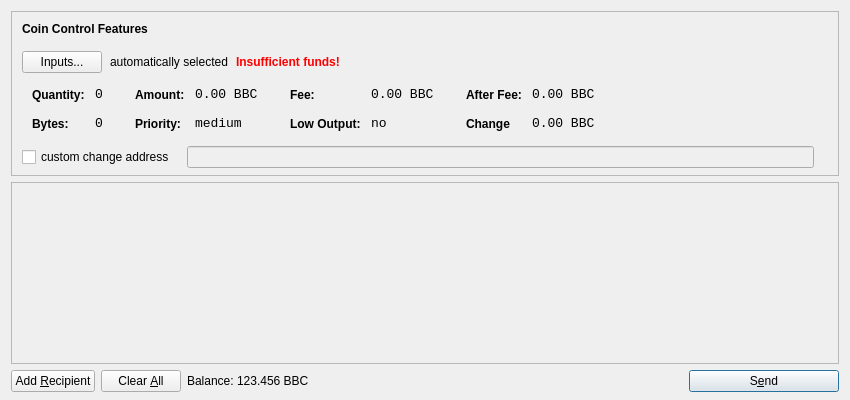
<?xml version="1.0" encoding="UTF-8"?>
<ui version="4.0">
 <class>SendCoinsDialog</class>
 <widget class="QDialog" name="SendCoinsDialog">
  <property name="geometry">
   <rect>
    <x>0</x>
    <y>0</y>
    <width>850</width>
    <height>400</height>
   </rect>
  </property>
  <property name="windowTitle">
   <string>Send Coins</string>
  </property>
  <layout class="QVBoxLayout" name="verticalLayout" stretch="0,1,0">
   <property name="bottomMargin">
    <number>8</number>
   </property>
   <item>
    <widget class="QFrame" name="frameCoinControl">
     <property name="sizePolicy">
      <sizepolicy hsizetype="Expanding" vsizetype="Expanding">
       <horstretch>0</horstretch>
       <verstretch>0</verstretch>
      </sizepolicy>
     </property>
     <property name="maximumSize">
      <size>
       <width>16777215</width>
       <height>16777215</height>
      </size>
     </property>
     <property name="frameShape">
      <enum>QFrame::StyledPanel</enum>
     </property>
     <property name="frameShadow">
      <enum>QFrame::Sunken</enum>
     </property>
     <layout class="QVBoxLayout" name="verticalLayoutCoinControl2">
      <property name="spacing">
       <number>-1</number>
      </property>
      <property name="leftMargin">
       <number>0</number>
      </property>
      <property name="topMargin">
       <number>0</number>
      </property>
      <property name="rightMargin">
       <number>0</number>
      </property>
      <property name="bottomMargin">
       <number>6</number>
      </property>
      <item>
       <layout class="QVBoxLayout" name="verticalLayoutCoinControl" stretch="0,0,0,0,1">
        <property name="spacing">
         <number>0</number>
        </property>
        <property name="leftMargin">
         <number>10</number>
        </property>
        <property name="topMargin">
         <number>10</number>
        </property>
        <item>
         <layout class="QHBoxLayout" name="horizontalLayoutCoinControl1">
          <property name="bottomMargin">
           <number>15</number>
          </property>
          <item>
           <widget class="QLabel" name="labelCoinControlFeatures">
            <property name="sizePolicy">
             <sizepolicy hsizetype="Preferred" vsizetype="Maximum">
              <horstretch>0</horstretch>
              <verstretch>0</verstretch>
             </sizepolicy>
            </property>
            <property name="font">
             <font>
              <weight>75</weight>
              <bold>true</bold>
             </font>
            </property>
            <property name="styleSheet">
             <string notr="true">font-weight:bold;</string>
            </property>
            <property name="text">
             <string>Coin Control Features</string>
            </property>
           </widget>
          </item>
         </layout>
        </item>
        <item>
         <layout class="QHBoxLayout" name="horizontalLayoutCoinControl2" stretch="0,0,0,0">
          <property name="spacing">
           <number>8</number>
          </property>
          <property name="bottomMargin">
           <number>10</number>
          </property>
          <item>
           <widget class="QPushButton" name="pushButtonCoinControl">
            <property name="styleSheet">
             <string notr="true"/>
            </property>
            <property name="text">
             <string>Inputs...</string>
            </property>
           </widget>
          </item>
          <item>
           <widget class="QLabel" name="labelCoinControlAutomaticallySelected">
            <property name="text">
             <string>automatically selected</string>
            </property>
            <property name="margin">
             <number>5</number>
            </property>
           </widget>
          </item>
          <item>
           <widget class="QLabel" name="labelCoinControlInsuffFunds">
            <property name="font">
             <font>
              <weight>75</weight>
              <bold>true</bold>
             </font>
            </property>
            <property name="styleSheet">
             <string notr="true">color:red;font-weight:bold;</string>
            </property>
            <property name="text">
             <string>Insufficient funds!</string>
            </property>
            <property name="margin">
             <number>5</number>
            </property>
           </widget>
          </item>
          <item>
           <spacer name="horizontalSpacerCoinControl">
            <property name="orientation">
             <enum>Qt::Horizontal</enum>
            </property>
            <property name="sizeHint" stdset="0">
             <size>
              <width>40</width>
              <height>1</height>
             </size>
            </property>
           </spacer>
          </item>
         </layout>
        </item>
        <item>
         <widget class="QWidget" name="widgetCoinControl" native="true">
          <property name="sizePolicy">
           <sizepolicy hsizetype="Preferred" vsizetype="Preferred">
            <horstretch>0</horstretch>
            <verstretch>0</verstretch>
           </sizepolicy>
          </property>
          <property name="minimumSize">
           <size>
            <width>0</width>
            <height>0</height>
           </size>
          </property>
          <property name="styleSheet">
           <string notr="true"/>
          </property>
          <layout class="QHBoxLayout" name="horizontalLayoutCoinControl5">
           <property name="margin">
            <number>0</number>
           </property>
           <item>
            <layout class="QHBoxLayout" name="horizontalLayoutCoinControl3" stretch="0,0,0,1">
             <property name="spacing">
              <number>20</number>
             </property>
             <property name="topMargin">
              <number>0</number>
             </property>
             <property name="bottomMargin">
              <number>10</number>
             </property>
             <item>
              <layout class="QFormLayout" name="formLayoutCoinControl1">
               <property name="horizontalSpacing">
                <number>10</number>
               </property>
               <property name="verticalSpacing">
                <number>14</number>
               </property>
               <property name="leftMargin">
                <number>10</number>
               </property>
               <property name="topMargin">
                <number>4</number>
               </property>
               <property name="rightMargin">
                <number>6</number>
               </property>
               <item row="0" column="0">
                <widget class="QLabel" name="labelCoinControlQuantityText">
                 <property name="styleSheet">
                  <string notr="true">font-weight:bold;</string>
                 </property>
                 <property name="text">
                  <string>Quantity:</string>
                 </property>
                 <property name="margin">
                  <number>0</number>
                 </property>
                </widget>
               </item>
               <item row="0" column="1">
                <widget class="QLabel" name="labelCoinControlQuantity">
                 <property name="font">
                  <font>
                   <family>Monospace</family>
                   <pointsize>10</pointsize>
                  </font>
                 </property>
                 <property name="cursor">
                  <cursorShape>IBeamCursor</cursorShape>
                 </property>
                 <property name="contextMenuPolicy">
                  <enum>Qt::ActionsContextMenu</enum>
                 </property>
                 <property name="text">
                  <string>0</string>
                 </property>
                 <property name="margin">
                  <number>0</number>
                 </property>
                 <property name="textInteractionFlags">
                  <set>Qt::LinksAccessibleByMouse|Qt::TextSelectableByKeyboard|Qt::TextSelectableByMouse</set>
                 </property>
                </widget>
               </item>
               <item row="1" column="0">
                <widget class="QLabel" name="labelCoinControlBytesText">
                 <property name="styleSheet">
                  <string notr="true">font-weight:bold;</string>
                 </property>
                 <property name="text">
                  <string>Bytes:</string>
                 </property>
                </widget>
               </item>
               <item row="1" column="1">
                <widget class="QLabel" name="labelCoinControlBytes">
                 <property name="font">
                  <font>
                   <family>Monospace</family>
                   <pointsize>10</pointsize>
                  </font>
                 </property>
                 <property name="cursor">
                  <cursorShape>IBeamCursor</cursorShape>
                 </property>
                 <property name="contextMenuPolicy">
                  <enum>Qt::ActionsContextMenu</enum>
                 </property>
                 <property name="text">
                  <string>0</string>
                 </property>
                 <property name="textInteractionFlags">
                  <set>Qt::LinksAccessibleByMouse|Qt::TextSelectableByKeyboard|Qt::TextSelectableByMouse</set>
                 </property>
                </widget>
               </item>
              </layout>
             </item>
             <item>
              <layout class="QFormLayout" name="formLayoutCoinControl2">
               <property name="horizontalSpacing">
                <number>10</number>
               </property>
               <property name="verticalSpacing">
                <number>14</number>
               </property>
               <property name="leftMargin">
                <number>6</number>
               </property>
               <property name="topMargin">
                <number>4</number>
               </property>
               <property name="rightMargin">
                <number>6</number>
               </property>
               <item row="0" column="0">
                <widget class="QLabel" name="labelCoinControlAmountText">
                 <property name="styleSheet">
                  <string notr="true">font-weight:bold;</string>
                 </property>
                 <property name="text">
                  <string>Amount:</string>
                 </property>
                 <property name="margin">
                  <number>0</number>
                 </property>
                </widget>
               </item>
               <item row="0" column="1">
                <widget class="QLabel" name="labelCoinControlAmount">
                 <property name="font">
                  <font>
                   <family>Monospace</family>
                   <pointsize>10</pointsize>
                  </font>
                 </property>
                 <property name="cursor">
                  <cursorShape>IBeamCursor</cursorShape>
                 </property>
                 <property name="contextMenuPolicy">
                  <enum>Qt::ActionsContextMenu</enum>
                 </property>
                 <property name="text">
                  <string>0.00 BBC</string>
                 </property>
                 <property name="textInteractionFlags">
                  <set>Qt::LinksAccessibleByMouse|Qt::TextSelectableByKeyboard|Qt::TextSelectableByMouse</set>
                 </property>
                </widget>
               </item>
               <item row="1" column="0">
                <widget class="QLabel" name="labelCoinControlPriorityText">
                 <property name="styleSheet">
                  <string notr="true">font-weight:bold;</string>
                 </property>
                 <property name="text">
                  <string>Priority:</string>
                 </property>
                </widget>
               </item>
               <item row="1" column="1">
                <widget class="QLabel" name="labelCoinControlPriority">
                 <property name="font">
                  <font>
                   <family>Monospace</family>
                   <pointsize>10</pointsize>
                  </font>
                 </property>
                 <property name="cursor">
                  <cursorShape>IBeamCursor</cursorShape>
                 </property>
                 <property name="contextMenuPolicy">
                  <enum>Qt::ActionsContextMenu</enum>
                 </property>
                 <property name="text">
                  <string>medium</string>
                 </property>
                 <property name="textInteractionFlags">
                  <set>Qt::LinksAccessibleByMouse|Qt::TextSelectableByKeyboard|Qt::TextSelectableByMouse</set>
                 </property>
                </widget>
               </item>
              </layout>
             </item>
             <item>
              <layout class="QFormLayout" name="formLayoutCoinControl3">
               <property name="horizontalSpacing">
                <number>10</number>
               </property>
               <property name="verticalSpacing">
                <number>14</number>
               </property>
               <property name="leftMargin">
                <number>6</number>
               </property>
               <property name="topMargin">
                <number>4</number>
               </property>
               <property name="rightMargin">
                <number>6</number>
               </property>
               <item row="0" column="0">
                <widget class="QLabel" name="labelCoinControlFeeText">
                 <property name="styleSheet">
                  <string notr="true">font-weight:bold;</string>
                 </property>
                 <property name="text">
                  <string>Fee:</string>
                 </property>
                 <property name="margin">
                  <number>0</number>
                 </property>
                </widget>
               </item>
               <item row="0" column="1">
                <widget class="QLabel" name="labelCoinControlFee">
                 <property name="font">
                  <font>
                   <family>Monospace</family>
                   <pointsize>10</pointsize>
                  </font>
                 </property>
                 <property name="cursor">
                  <cursorShape>IBeamCursor</cursorShape>
                 </property>
                 <property name="contextMenuPolicy">
                  <enum>Qt::ActionsContextMenu</enum>
                 </property>
                 <property name="text">
                  <string>0.00 BBC</string>
                 </property>
                 <property name="textInteractionFlags">
                  <set>Qt::LinksAccessibleByMouse|Qt::TextSelectableByKeyboard|Qt::TextSelectableByMouse</set>
                 </property>
                </widget>
               </item>
               <item row="1" column="0">
                <widget class="QLabel" name="labelCoinControlLowOutputText">
                 <property name="styleSheet">
                  <string notr="true">font-weight:bold;</string>
                 </property>
                 <property name="text">
                  <string>Low Output:</string>
                 </property>
                </widget>
               </item>
               <item row="1" column="1">
                <widget class="QLabel" name="labelCoinControlLowOutput">
                 <property name="font">
                  <font>
                   <family>Monospace</family>
                   <pointsize>10</pointsize>
                  </font>
                 </property>
                 <property name="cursor">
                  <cursorShape>IBeamCursor</cursorShape>
                 </property>
                 <property name="contextMenuPolicy">
                  <enum>Qt::ActionsContextMenu</enum>
                 </property>
                 <property name="text">
                  <string>no</string>
                 </property>
                 <property name="textInteractionFlags">
                  <set>Qt::LinksAccessibleByMouse|Qt::TextSelectableByKeyboard|Qt::TextSelectableByMouse</set>
                 </property>
                </widget>
               </item>
              </layout>
             </item>
             <item>
              <layout class="QFormLayout" name="formLayoutCoinControl4">
               <property name="horizontalSpacing">
                <number>10</number>
               </property>
               <property name="verticalSpacing">
                <number>14</number>
               </property>
               <property name="leftMargin">
                <number>6</number>
               </property>
               <property name="topMargin">
                <number>4</number>
               </property>
               <property name="rightMargin">
                <number>6</number>
               </property>
               <item row="0" column="0">
                <widget class="QLabel" name="labelCoinControlAfterFeeText">
                 <property name="styleSheet">
                  <string notr="true">font-weight:bold;</string>
                 </property>
                 <property name="text">
                  <string>After Fee:</string>
                 </property>
                 <property name="margin">
                  <number>0</number>
                 </property>
                </widget>
               </item>
               <item row="0" column="1">
                <widget class="QLabel" name="labelCoinControlAfterFee">
                 <property name="font">
                  <font>
                   <family>Monospace</family>
                   <pointsize>10</pointsize>
                  </font>
                 </property>
                 <property name="cursor">
                  <cursorShape>IBeamCursor</cursorShape>
                 </property>
                 <property name="contextMenuPolicy">
                  <enum>Qt::ActionsContextMenu</enum>
                 </property>
                 <property name="text">
                  <string>0.00 BBC</string>
                 </property>
                 <property name="textInteractionFlags">
                  <set>Qt::LinksAccessibleByMouse|Qt::TextSelectableByKeyboard|Qt::TextSelectableByMouse</set>
                 </property>
                </widget>
               </item>
               <item row="1" column="0">
                <widget class="QLabel" name="labelCoinControlChangeText">
                 <property name="styleSheet">
                  <string notr="true">font-weight:bold;</string>
                 </property>
                 <property name="text">
                  <string>Change</string>
                 </property>
                </widget>
               </item>
               <item row="1" column="1">
                <widget class="QLabel" name="labelCoinControlChange">
                 <property name="font">
                  <font>
                   <family>Monospace</family>
                   <pointsize>10</pointsize>
                  </font>
                 </property>
                 <property name="cursor">
                  <cursorShape>IBeamCursor</cursorShape>
                 </property>
                 <property name="contextMenuPolicy">
                  <enum>Qt::ActionsContextMenu</enum>
                 </property>
                 <property name="text">
                  <string>0.00 BBC</string>
                 </property>
                 <property name="textInteractionFlags">
                  <set>Qt::LinksAccessibleByMouse|Qt::TextSelectableByKeyboard|Qt::TextSelectableByMouse</set>
                 </property>
                </widget>
               </item>
              </layout>
             </item>
            </layout>
           </item>
          </layout>
         </widget>
        </item>
        <item>
         <layout class="QHBoxLayout" name="horizontalLayoutCoinControl4" stretch="0,0,0">
          <property name="spacing">
           <number>12</number>
          </property>
          <property name="sizeConstraint">
           <enum>QLayout::SetDefaultConstraint</enum>
          </property>
          <property name="topMargin">
           <number>5</number>
          </property>
          <property name="rightMargin">
           <number>5</number>
          </property>
          <item>
           <widget class="QCheckBox" name="checkBoxCoinControlChange">
            <property name="text">
             <string>custom change address</string>
            </property>
           </widget>
          </item>
          <item>
           <widget class="QLineEdit" name="lineEditCoinControlChange">
            <property name="enabled">
             <bool>false</bool>
            </property>
            <property name="sizePolicy">
             <sizepolicy hsizetype="Expanding" vsizetype="Fixed">
              <horstretch>0</horstretch>
              <verstretch>0</verstretch>
             </sizepolicy>
            </property>
           </widget>
          </item>
          <item>
           <widget class="QLabel" name="labelCoinControlChangeLabel">
            <property name="sizePolicy">
             <sizepolicy hsizetype="Preferred" vsizetype="Expanding">
              <horstretch>0</horstretch>
              <verstretch>0</verstretch>
             </sizepolicy>
            </property>
            <property name="minimumSize">
             <size>
              <width>0</width>
              <height>0</height>
             </size>
            </property>
            <property name="text">
             <string/>
            </property>
            <property name="margin">
             <number>3</number>
            </property>
           </widget>
          </item>
         </layout>
        </item>
        <item>
         <spacer name="verticalSpacerCoinControl">
          <property name="orientation">
           <enum>Qt::Vertical</enum>
          </property>
          <property name="sizeHint" stdset="0">
           <size>
            <width>800</width>
            <height>1</height>
           </size>
          </property>
         </spacer>
        </item>
       </layout>
      </item>
     </layout>
    </widget>
   </item>
   <item>
    <widget class="QScrollArea" name="scrollArea">
     <property name="widgetResizable">
      <bool>true</bool>
     </property>
     <widget class="QWidget" name="scrollAreaWidgetContents">
      <property name="geometry">
       <rect>
        <x>0</x>
        <y>0</y>
        <width>830</width>
        <height>165</height>
       </rect>
      </property>
      <layout class="QVBoxLayout" name="verticalLayout_2">
       <property name="margin">
        <number>0</number>
       </property>
       <item>
        <layout class="QVBoxLayout" name="entries">
         <property name="spacing">
          <number>6</number>
         </property>
        </layout>
       </item>
       <item>
        <spacer name="verticalSpacer">
         <property name="orientation">
          <enum>Qt::Vertical</enum>
         </property>
         <property name="sizeHint" stdset="0">
          <size>
           <width>20</width>
           <height>40</height>
          </size>
         </property>
        </spacer>
       </item>
      </layout>
     </widget>
    </widget>
   </item>
   <item>
    <layout class="QHBoxLayout" name="horizontalLayout">
     <item>
      <widget class="QPushButton" name="addButton">
       <property name="toolTip">
        <string>Send to multiple recipients at once</string>
       </property>
       <property name="text">
        <string>Add &amp;Recipient</string>
       </property>
       <property name="icon">
        <iconset resource="../bitcoin.qrc">
         <normaloff>:/icons/add</normaloff>:/icons/add</iconset>
       </property>
       <property name="autoDefault">
        <bool>false</bool>
       </property>
      </widget>
     </item>
     <item>
      <widget class="QPushButton" name="clearButton">
       <property name="sizePolicy">
        <sizepolicy hsizetype="Minimum" vsizetype="Fixed">
         <horstretch>0</horstretch>
         <verstretch>0</verstretch>
        </sizepolicy>
       </property>
       <property name="toolTip">
        <string>Remove all transaction fields</string>
       </property>
       <property name="text">
        <string>Clear &amp;All</string>
       </property>
       <property name="icon">
        <iconset resource="../bitcoin.qrc">
         <normaloff>:/icons/remove</normaloff>:/icons/remove</iconset>
       </property>
       <property name="autoRepeatDelay">
        <number>300</number>
       </property>
       <property name="autoDefault">
        <bool>false</bool>
       </property>
      </widget>
     </item>
     <item>
      <layout class="QHBoxLayout" name="horizontalLayout_2">
       <property name="spacing">
        <number>3</number>
       </property>
       <item>
        <widget class="QLabel" name="label">
         <property name="sizePolicy">
          <sizepolicy hsizetype="Preferred" vsizetype="Fixed">
           <horstretch>0</horstretch>
           <verstretch>0</verstretch>
          </sizepolicy>
         </property>
         <property name="text">
          <string>Balance:</string>
         </property>
        </widget>
       </item>
       <item>
        <widget class="QLabel" name="labelBalance">
         <property name="sizePolicy">
          <sizepolicy hsizetype="Preferred" vsizetype="Fixed">
           <horstretch>0</horstretch>
           <verstretch>0</verstretch>
          </sizepolicy>
         </property>
         <property name="cursor">
          <cursorShape>IBeamCursor</cursorShape>
         </property>
         <property name="text">
          <string>123.456 BBC</string>
         </property>
         <property name="textInteractionFlags">
          <set>Qt::LinksAccessibleByMouse|Qt::TextSelectableByKeyboard|Qt::TextSelectableByMouse</set>
         </property>
        </widget>
       </item>
      </layout>
     </item>
     <item>
      <spacer name="horizontalSpacer">
       <property name="orientation">
        <enum>Qt::Horizontal</enum>
       </property>
       <property name="sizeHint" stdset="0">
        <size>
         <width>40</width>
         <height>20</height>
        </size>
       </property>
      </spacer>
     </item>
     <item>
      <widget class="QPushButton" name="sendButton">
       <property name="minimumSize">
        <size>
         <width>150</width>
         <height>0</height>
        </size>
       </property>
       <property name="toolTip">
        <string>Confirm the send action</string>
       </property>
       <property name="text">
        <string>S&amp;end</string>
       </property>
       <property name="icon">
        <iconset resource="../bitcoin.qrc">
         <normaloff>:/icons/send</normaloff>:/icons/send</iconset>
       </property>
       <property name="default">
        <bool>true</bool>
       </property>
      </widget>
     </item>
    </layout>
   </item>
  </layout>
 </widget>
 <resources>
  <include location="../bitcoin.qrc"/>
 </resources>
 <connections/>
</ui>
